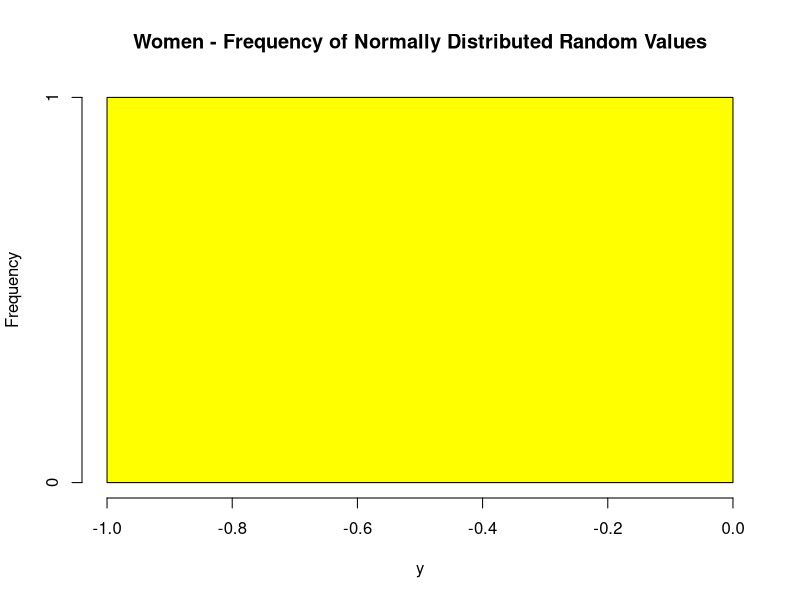
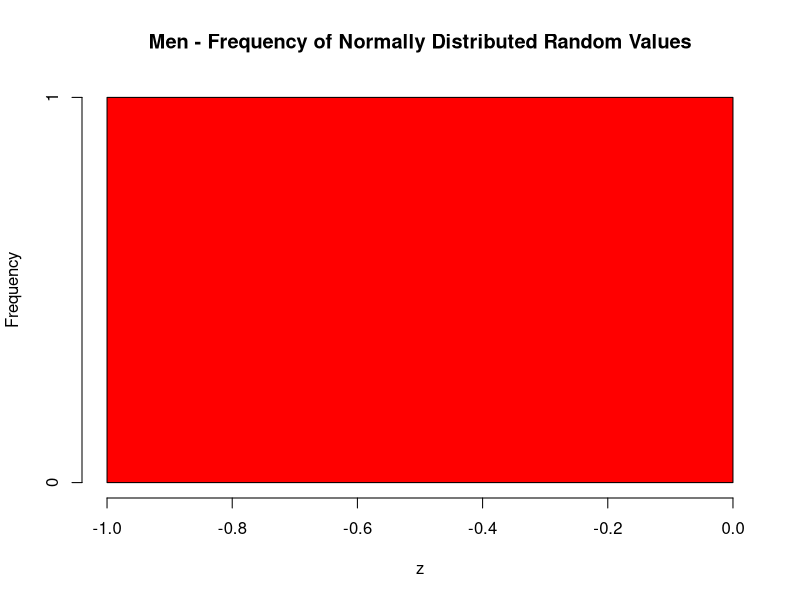

Recreate these plots in R, in order.
y <- dnorm(100, 4.7, 0.65)
hist(y, 
     main = "Women - Frequency of Normally Distributed Random Values", 
     ylab = "Frequency",
     col = "yellow")
     

z <- dnorm(100, 3.2, 0.85)
hist(z, 
     main = "Men - Frequency of Normally Distributed Random Values", 
     ylab = "Frequency",
     col = "red")

